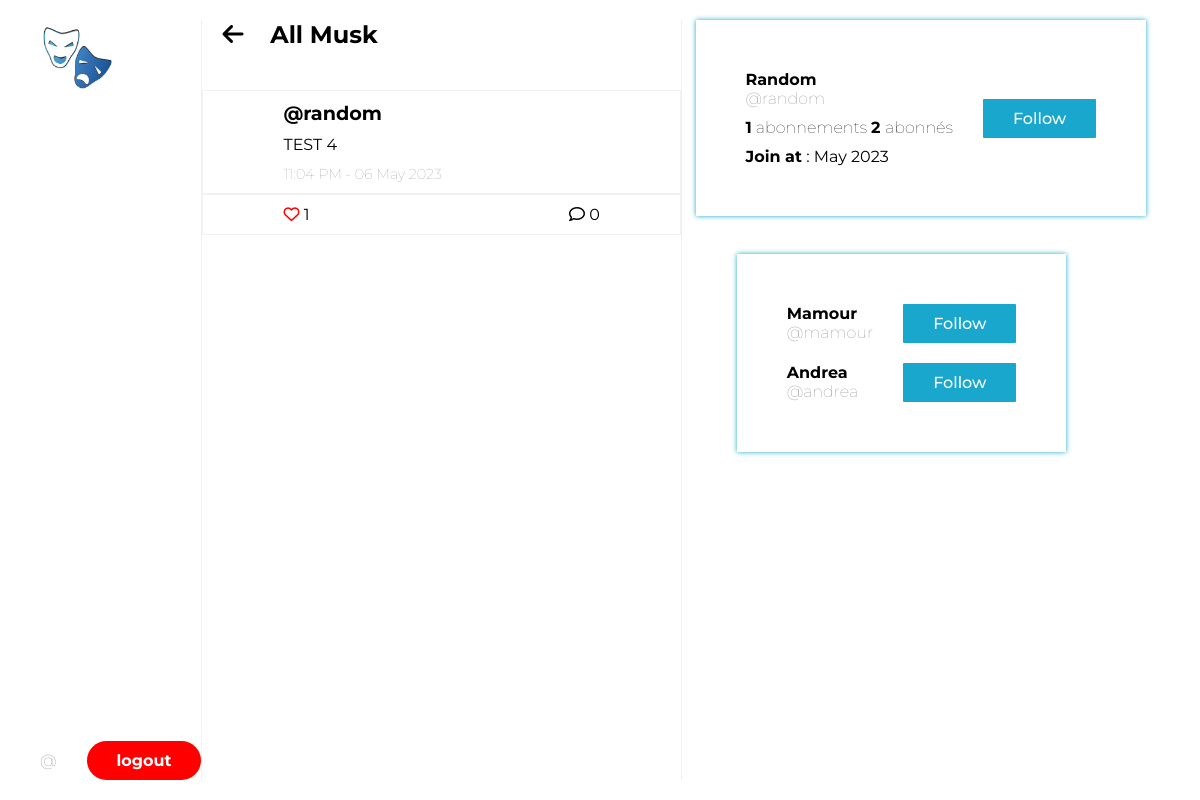
Screenshot of /user/random with the database file from the repository.
### server.py (models this page shows, shortened)
class Tweet(db.Model):
    id = db.Column(db.Integer, primary_key=True)
    body = db.Column(db.String, nullable=False)
    like = db.relationship('User',
                           secondary='likes',
                           backref='liked'
    )
    created_at = db.Column(db.DateTime, nullable=False, default=datetime.now)
    author_id = db.Column(db.Integer, db.ForeignKey('user.id'))
    comments = db.relationship('Comment', backref='tweet')
    def count_likes(self):
        return len(self.like)
    def count_comments(self):
        return len(self.comments)
    def is_liked(self, user_id):
        return any(user.id == user_id for user in self.like)

class User(UserMixin, db.Model):
    id = db.Column(db.Integer, primary_key=True)
    username = db.Column(db.String, nullable=False)
    email = db.Column(db.String, nullable=False)
    password = db.Column(db.String, nullable=False)
    created_at = db.Column(db.DateTime, nullable=False, default=datetime.now)
    following = db.relationship('User',
                               secondary='followers',
                               primaryjoin='user.c.id==followers.c.follower_id',
                               secondaryjoin='user.c.id==followers.c.followed_id',
                               backref='follower',
    )
    tweet = db.relationship('Tweet', backref='author')
    comments = db.relationship('Comment', backref='author')
    def count_follower(self):
        return len(self.follower)
    def count_following(self):
        return len(self.following)
    def is_followed_by(self,user_id):
        return any(user.id == user_id for user in self.follower)

### server.py (the view)
@app.route('/user/<string:username>')
def profile(username):
    user = User.query.filter_by(username=username).first()
    if user == current_user:
        return render_template('show_my_profile_page.html', user=user)
    return render_template('show_user_profile_page.html', user=user)

### templates/show_user_profile_page.html (shortened to what this page needs)
{% extends 'base.html' %}
{% block content %}
    <div class="wrapper">
        <section id="profile-section">
            <div class="logo">
                <img src="../../static/images/musk-logo.png" alt="">
            </div>
            <div class="profile">
                <p>
                    <a href="{{ url_for('profile', username=current_user.username) }}" style="font-weight: lighter; color: #11111185;">@{{ current_user.username }}</a>
                </p>
                <a href="{{ url_for('logout') }}" class="btn logout-btn">Logout</a>
            </div>
        </section>
        <section id="tweet-section">
            <div style="position: absolute; top: 0px; left: 20px;">
                 <h2>
                    <a href="{{ url_for('show_all_tweet') }}">
                        <i class="fa-solid fa-arrow-left" style="margin-right: 20px;"></i> All Musk
                    </a>
                </h2>
            </div>
            {% for tweet in user.tweet %}
                <div class="tweet">
                    <p class="tweet_author">
                        <a href="{{ url_for('profile', username=tweet.author.username) }}" style="font-size: 1.2rem;">@{{ tweet.author.username }}</a>
                    </p>
                    <p class="tweet_body">{{ tweet.body }}</p>
                    <span class="tweet_date">{{ tweet.created_at.strftime('%I:%S %p - %d %b %Y') }}</span>
                </div>
                <div class="tweet_stats">
                    {% if tweet.is_liked(current_user.id) %}
                        <a href="{{ url_for('remove_like', id=tweet.id) }}" class="likes">
                            <i class="fa-solid fa-heart" style="color: red"></i>
                            <span>{{ tweet.count_likes() }}</span>
                        </a>
                    {% else %}
                        <a href="{{ url_for('add_like', id=tweet.id) }}" class="likes">
                            <i class="fa fa-heart-o" style="color: red"></i>
                            <span>{{ tweet.count_likes() }}</span>
                        </a>
                    {% endif %}
                    <a href="{{url_for('show_tweet_details', id=tweet.id )}}">
                        <i class="fa fa-comment-o"></i>
                        <span>{{ tweet.count_comments() }}</span>
                    </a>
                </div>
            {% endfor %}
        </section>
        <section id="action-section" style="flex: 3;">
            <div class="profile">
                <p>
                    <span style="text-transform: capitalize; font-weight: bold; display: block;">{{ user.username }}</span>
                    <a href="{{ url_for('profile', username=user.username) }}" style="font-weight: lighter; color: #11111185;">@{{ user.username }}</a>
                    <span style="display: block; font-weight: lighter; margin: 10px 0px;"><strong>{{user.count_following()}}</strong> abonnements  <strong>{{user.count_follower()}} </strong>abonnés</span>
                    <span style="display: block;"><strong>Join at</strong> : {{user.created_at.strftime('%B %Y')}}</span>
                </p>
                {% if user.is_followed_by(current_user.id) %}
                    <a href="{{url_for('unfollow', username=user.username)}}" class="btn follow-btn" style="background-color: red;">Unfollow</a>
                {% else %}
                    <a href="{{url_for('follow', username=user.username)}}" class="btn follow-btn" style="background-color: #19A7CE;">Follow</a>
                {% endif %}
            </div>
            <br>
            <br>
            <div class="follower-group" style="margin-left: 55px;">
                {% for follower in user.follower %}
                    {% if not current_user == follower %}
                        <div class="follower">
                            <p>
                                <span style="text-transform: capitalize; font-weight: bold; display: block;">{{ follower.username }}</span>
                                <a href="{{ url_for('profile', username=follower.username) }}" style="font-weight: lighter; color: #11111185;">@{{ follower.username }}</a>
                            </p>
                            {% if follower.is_followed_by(current_user.id) %}
                                <a href="{{url_for('unfollow', username=follower.username)}}" class="btn follow-btn" style="background-color: red;">Unfollow</a>
                            {% else %}
                                <a href="{{url_for('follow', username=follower.username)}}" class="btn follow-btn" style="background-color: #19A7CE;">Follow</a>
                            {% endif %}
                        </div>
                    {% endif %}
                {% endfor %}
            </div>
        </section>
    </div>
{% endblock %}

### templates/base.html (style rules this page uses)
* { padding: 0; margin: 0; box-sizing: border-box; }
body { font-family: 'Montserrat', sans-serif; overflow: hidden; }
a { color: inherit; text-decoration: none; }
.btn { padding: 10px 30px; border-radius: 20px; color: #fff; font-weight: 500; }
.wrapper { height: 100%; width: 100%; display: flex; padding: 20px 40px; }
#profile-section { flex: 1; display: flex; flex-direction: column; justify-content: space-between; }
.profile { display: flex; align-items: center; }
.profile p { margin-right: 30px; }
.logout-btn { background-color: #ff0000; font-weight: bold; text-transform: lowercase; }
.logo { width: 75px; height: 75px; }
.logo img { max-width: 100%; height: auto; }
#tweet-section { flex: 3; padding-top: 70px; border-left: .5px solid #f1f1f1; border-right: .5px solid #f1f1f1; position: relative; overflow: scroll; }
.tweet { padding: 10px 80px; border: .5px solid #f1f1f1; transition: background .2s ease; }
.tweet_stats { padding: 10px 80px; display: flex; justify-content: space-between; border: .5px solid #f1f1f1; }
.tweet_author { font-weight: bold; position: relative; }
.tweet_body { margin: 10px 0px; }
.tweet_date { font-weight: lighter; color: #11111174; font-size: .9rem; }
#action-section { flex: 2; }
#action-section .profile { width: fit-content; margin: auto; padding: 50px; box-shadow: 0px 0px 5px #19A7CE; }
#action-section .follower-group { width: fit-content; margin: auto; padding: 50px; box-shadow: 0px 0px 5px #19A7CE; }
#action-section .follower { display: flex; justify-content: space-between; margin-bottom: 20px; }
#action-section .follower:last-child { margin-bottom: 0px; }
#action-section .profile p { margin-right: 0px; }
.follow-btn { padding: 10px 30px; border-radius: 1px; margin-left: 30px; }

### rows the page displays
Tweet: author.username "random", body "TEST 4", created_at "11:04 PM - 06 May 2023", count_likes "1", count_comments "0"
User: username "Random", username "random", created_at "May 2023"
User: username "Mamour", username "mamour"
User: username "Andrea", username "andrea"

### other values shown
{{ user.count_following() }} "1"
{{ user.count_follower() }} "2"
